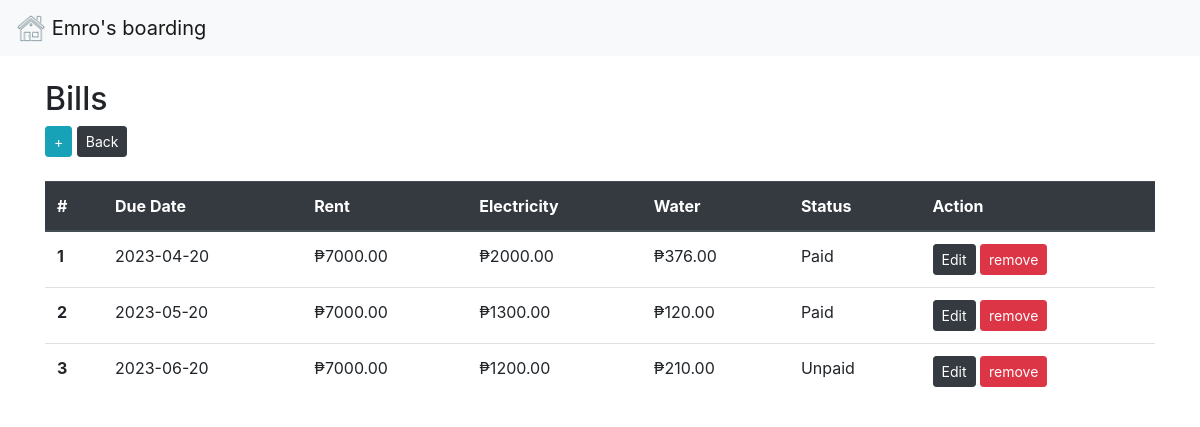
The page /bills.php on the database its author committed.
### tables this page shows
CREATE TABLE `bills` (
  `id` int(11) NOT NULL,
  `date_due` varchar(15) NOT NULL,
  `rent` varchar(15) NOT NULL,
  `electricity` varchar(15) NOT NULL,
  `water` varchar(15) NOT NULL,
  `status` varchar(45) NOT NULL
);

### bills.php (the view, shortened to what this page needs)
<?php
    require('config/db.php');
    $query = 'SELECT * FROM bills';
    $result = mysqli_query($conn, $query);
    $bills = mysqli_fetch_all($result, MYSQLI_ASSOC);
?>
<?php include('inc/header.php'); ?>
<link rel="stylesheet" href="css/style.css">
	<div class="container">
        <h2>Bills</h2>
        <button type="button" class="btn btn-info btn-sm" onclick="document.location='add-bill.php'">+</button>
        <button type="button" class="btn btn-dark btn-sm" onclick="document.location='table.php'">Back</button>
        <br></br>
        <table class="table">
            <thead class="thead-dark">
                <tr>
                <th scope="col">#</th>
                <th scope="col">Due Date</th>
                <th scope="col">Rent</th>
                <th scope="col">Electricity</th>
                <th scope="col">Water</th>
                <th scope="col">Status</th>
                <th scope="col">Action</th>
                </tr>
            </thead>
			<div class="well">
                <tbody>
                    <?php foreach($bills as $bill) : ?>
                        <tr>
                            <th scope="row">
                            <?php echo $bill['id'];?></th>
                            <td><?php echo $bill['date_due'];?></td>
                            <td><?php echo $bill['rent'];?></td>
                            <td><?php echo $bill['electricity'];?></td>
                            <td><?php echo $bill['water'];?></td>
                            <td><?php echo $bill['status'];?></td>
                            <td>
                                <form method="POST">
                                    <button class="btn btn-dark btn-sm" id="button" name="edit">Edit</button>
                                    <input type="submit" value="remove" class="btn btn-danger btn-sm" name="remove" onclick="remove()">
                                </form>
                            </td>
                        </tr>
                    <?php endforeach; ?>
                </tbody>
            </div>
        </table>
    </div>

### rows shown on the page
bills: id "1", date_due "2023-04-20", rent "₱7000.00", electricity "₱2000.00", water "₱376.00", status "Paid"
bills: id "2", date_due "2023-05-20", rent "₱7000.00", electricity "₱1300.00", water "₱120.00", status "Paid"
bills: id "3", date_due "2023-06-20", rent "₱7000.00", electricity "₱1200.00", water "₱210.00", status "Unpaid"
